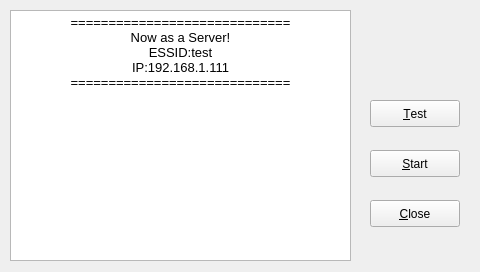
<?xml version="1.0" encoding="UTF-8"?>
<ui version="4.0">
 <class>Widget</class>
 <widget class="QWidget" name="Widget">
  <property name="geometry">
   <rect>
    <x>0</x>
    <y>0</y>
    <width>480</width>
    <height>272</height>
   </rect>
  </property>
  <property name="windowTitle">
   <string>Widget</string>
  </property>
  <widget class="QTextEdit" name="te_showinfo">
   <property name="geometry">
    <rect>
     <x>10</x>
     <y>10</y>
     <width>341</width>
     <height>251</height>
    </rect>
   </property>
   <property name="html">
    <string>&lt;!DOCTYPE HTML PUBLIC &quot;-//W3C//DTD HTML 4.0//EN&quot; &quot;http://www.w3.org/TR/REC-html40/strict.dtd&quot;&gt;
&lt;html&gt;&lt;head&gt;&lt;meta name=&quot;qrichtext&quot; content=&quot;1&quot; /&gt;&lt;style type=&quot;text/css&quot;&gt;
p, li { white-space: pre-wrap; }
&lt;/style&gt;&lt;/head&gt;&lt;body style=&quot; font-family:'Sans'; font-size:10pt; font-weight:400; font-style:normal;&quot;&gt;
&lt;p align=&quot;center&quot; style=&quot; margin-top:0px; margin-bottom:0px; margin-left:0px; margin-right:0px; -qt-block-indent:0; text-indent:0px;&quot;&gt;=============================&lt;/p&gt;
&lt;p align=&quot;center&quot; style=&quot; margin-top:0px; margin-bottom:0px; margin-left:0px; margin-right:0px; -qt-block-indent:0; text-indent:0px;&quot;&gt;Now as a Server!&lt;/p&gt;
&lt;p align=&quot;center&quot; style=&quot; margin-top:0px; margin-bottom:0px; margin-left:0px; margin-right:0px; -qt-block-indent:0; text-indent:0px;&quot;&gt;ESSID:test&lt;/p&gt;
&lt;p align=&quot;center&quot; style=&quot; margin-top:0px; margin-bottom:0px; margin-left:0px; margin-right:0px; -qt-block-indent:0; text-indent:0px;&quot;&gt;IP:192.168.1.111&lt;/p&gt;
&lt;p align=&quot;center&quot; style=&quot; margin-top:0px; margin-bottom:0px; margin-left:0px; margin-right:0px; -qt-block-indent:0; text-indent:0px;&quot;&gt;=============================&lt;/p&gt;
&lt;p style=&quot;-qt-paragraph-type:empty; margin-top:0px; margin-bottom:0px; margin-left:0px; margin-right:0px; -qt-block-indent:0; text-indent:0px;&quot;&gt;&lt;/p&gt;&lt;/body&gt;&lt;/html&gt;</string>
   </property>
  </widget>
  <widget class="QPushButton" name="btn_start">
   <property name="geometry">
    <rect>
     <x>370</x>
     <y>150</y>
     <width>90</width>
     <height>27</height>
    </rect>
   </property>
   <property name="text">
    <string>&amp;Start</string>
   </property>
  </widget>
  <widget class="QPushButton" name="btn_close">
   <property name="geometry">
    <rect>
     <x>370</x>
     <y>200</y>
     <width>90</width>
     <height>27</height>
    </rect>
   </property>
   <property name="text">
    <string>&amp;Close</string>
   </property>
  </widget>
  <widget class="QPushButton" name="btn_test">
   <property name="geometry">
    <rect>
     <x>370</x>
     <y>100</y>
     <width>90</width>
     <height>27</height>
    </rect>
   </property>
   <property name="text">
    <string>&amp;Test</string>
   </property>
  </widget>
 </widget>
 <layoutdefault spacing="6" margin="11"/>
 <resources/>
 <connections>
  <connection>
   <sender>btn_close</sender>
   <signal>clicked()</signal>
   <receiver>Widget</receiver>
   <slot>close()</slot>
   <hints>
    <hint type="sourcelabel">
     <x>430</x>
     <y>225</y>
    </hint>
    <hint type="destinationlabel">
     <x>432</x>
     <y>232</y>
    </hint>
   </hints>
  </connection>
  <connection>
   <sender>btn_test</sender>
   <signal>clicked()</signal>
   <receiver>Widget</receiver>
   <slot>openCamera()</slot>
   <hints>
    <hint type="sourcelabel">
     <x>420</x>
     <y>58</y>
    </hint>
    <hint type="destinationlabel">
     <x>420</x>
     <y>98</y>
    </hint>
   </hints>
  </connection>
  <connection>
   <sender>btn_start</sender>
   <signal>clicked()</signal>
   <receiver>Widget</receiver>
   <slot>startTCP()</slot>
   <hints>
    <hint type="sourcelabel">
     <x>413</x>
     <y>147</y>
    </hint>
    <hint type="destinationlabel">
     <x>413</x>
     <y>175</y>
    </hint>
   </hints>
  </connection>
 </connections>
 <slots>
  <slot>openCamera()</slot>
  <slot>startTCP()</slot>
 </slots>
</ui>
